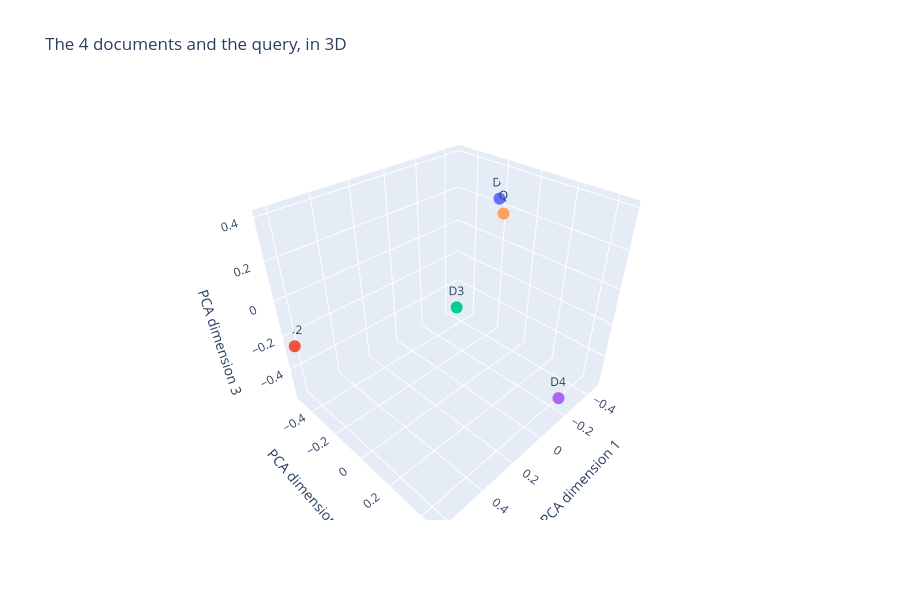

The notebook cell this image was saved under:
### Markdown cell above
### Interactive 3D Graph

### Code cell
import plotly.express as px

# The same 5 vectors, down to 3 numbers each: drag the graph to turn it, hover over a point to read its text
points_3d = PCA(n_components=3).fit_transform(vectors)

print("3D coordinates:")
for label, (x, y, z) in zip(labels, points_3d):
    print(f"{label}: ({x:.3f}, {y:.3f}, {z:.3f})")

fig_3d = px.scatter_3d(
    x=points_3d[:, 0], y=points_3d[:, 1], z=points_3d[:, 2],
    text=labels, color=labels, hover_name=labels, hover_data={"Text": texts},
    title="The 4 documents and the query, in 3D",
    labels={"x": "PCA dimension 1", "y": "PCA dimension 2", "z": "PCA dimension 3"},
)
fig_3d.update_traces(marker=dict(size=7), textposition="top center")
fig_3d.update_layout(height=600, showlegend=False)
fig_3d.show()

### Figure 1 — Plotly figure (JSON) as saved in the notebook; plotly's stock layout.template omitted (floating-point values rounded to 4 significant figures)
{"data": [{"customdata": [["The Eiffel Tower is in Paris."]], "hovertemplate": "<b>%{hovertext}</b><br><br>color=D1<br>PCA dimension 1=%{x}<br>PCA dimension 2=%{y}<br>PCA dimension 3=%{z}<br>text=%{text}<br>Text=%{customdata[0]}<extra></extra>", "hovertext": ["D1"], "legendgroup": "D1", "marker": {"color": "#636efa", "size": 7, "symbol": "circle"}, "mode": "markers+text", "name": "D1", "scene": "scene", "showlegend": true, "text": ["D1"], "textposition": "top center", "type": "scatter3d", "x": [-0.4711], "y": [-0.2158], "z": [0.2377]}, {"customdata": [["The Colosseum is in Rome."]], "hovertemplate": "<b>%{hovertext}</b><br><br>color=D2<br>PCA dimension 1=%{x}<br>PCA dimension 2=%{y}<br>PCA dimension 3=%{z}<br>text=%{text}<br>Text=%{customdata[0]}<extra></extra>", "hovertext": ["D2"], "legendgroup": "D2", "marker": {"color": "#EF553B", "size": 7, "symbol": "circle"}, "mode": "markers+text", "name": "D2", "scene": "scene", "showlegend": true, "text": ["D2"], "textposition": "top center", "type": "scatter3d", "x": [0.6257], "y": [-0.5062], "z": [-0.2579]}, {"customdata": [["The Statue of Liberty is in New York."]], "hovertemplate": "<b>%{hovertext}</b><br><br>color=D3<br>PCA dimension 1=%{x}<br>PCA dimension 2=%{y}<br>PCA dimension 3=%{z}<br>text=%{text}<br>Text=%{customdata[0]}<extra></extra>", "hovertext": ["D3"], "legendgroup": "D3", "marker": {"color": "#00cc96", "size": 7, "symbol": "circle"}, "mode": "markers+text", "name": "D3", "scene": "scene", "showlegend": true, "text": ["D3"], "textposition": "top center", "type": "scatter3d", "x": [0.5353], "y": [0.4642], "z": [0.3999]}, {"customdata": [["The Burj Khalifa is in Dubai."]], "hovertemplate": "<b>%{hovertext}</b><br><br>color=D4<br>PCA dimension 1=%{x}<br>PCA dimension 2=%{y}<br>PCA dimension 3=%{z}<br>text=%{text}<br>Text=%{customdata[0]}<extra></extra>", "hovertext": ["D4"], "legendgroup": "D4", "marker": {"color": "#ab63fa", "size": 7, "symbol": "circle"}, "mode": "markers+text", "name": "D4", "scene": "scene", "showlegend": true, "text": ["D4"], "textposition": "top center", "type": "scatter3d", "x": [-0.2489], "y": [0.4181], "z": [-0.5632]}, {"customdata": [["Where is the Eiffel Tower located?"]], "hovertemplate": "<b>%{hovertext}</b><br><br>color=Q<br>PCA dimension 1=%{x}<br>PCA dimension 2=%{y}<br>PCA dimension 3=%{z}<br>text=%{text}<br>Text=%{customdata[0]}<extra></extra>", "hovertext": ["Q"], "legendgroup": "Q", "marker": {"color": "#FFA15A", "size": 7, "symbol": "circle"}, "mode": "markers+text", "name": "Q", "scene": "scene", "showlegend": true, "text": ["Q"], "textposition": "top center", "type": "scatter3d", "x": [-0.4409], "y": [-0.1602], "z": [0.1835]}], "layout": {"height": 600, "legend": {"title": {"text": "color"}, "tracegroupgap": 0}, "scene": {"domain": {"x": [0.0, 1.0], "y": [0.0, 1.0]}, "xaxis": {"title": {"text": "PCA dimension 1"}}, "yaxis": {"title": {"text": "PCA dimension 2"}}, "zaxis": {"title": {"text": "PCA dimension 3"}}}, "showlegend": false, "title": {"text": "The 4 documents and the query, in 3D"}}}
